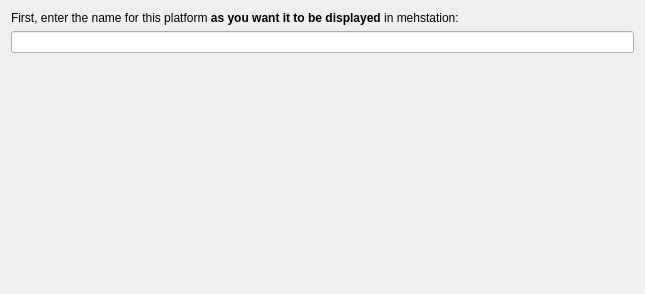
<?xml version="1.0" encoding="UTF-8"?>
<ui version="4.0">
 <class>Form</class>
 <widget class="QWidget" name="Form">
  <property name="geometry">
   <rect>
    <x>0</x>
    <y>0</y>
    <width>645</width>
    <height>294</height>
   </rect>
  </property>
  <property name="windowTitle">
   <string>Form</string>
  </property>
  <layout class="QVBoxLayout" name="verticalLayout">
   <item>
    <widget class="QLabel" name="label">
     <property name="text">
      <string>&lt;html&gt;&lt;head/&gt;&lt;body&gt;&lt;p&gt;First, enter the name for this platform &lt;span style=&quot; font-weight:600;&quot;&gt;as you want it to be displayed&lt;/span&gt; in mehstation:&lt;/p&gt;&lt;/body&gt;&lt;/html&gt;</string>
     </property>
    </widget>
   </item>
   <item>
    <widget class="QLineEdit" name="platformName"/>
   </item>
   <item>
    <spacer name="verticalSpacer">
     <property name="orientation">
      <enum>Qt::Vertical</enum>
     </property>
     <property name="sizeHint" stdset="0">
      <size>
       <width>20</width>
       <height>40</height>
      </size>
     </property>
    </spacer>
   </item>
  </layout>
 </widget>
 <resources/>
 <connections/>
</ui>
